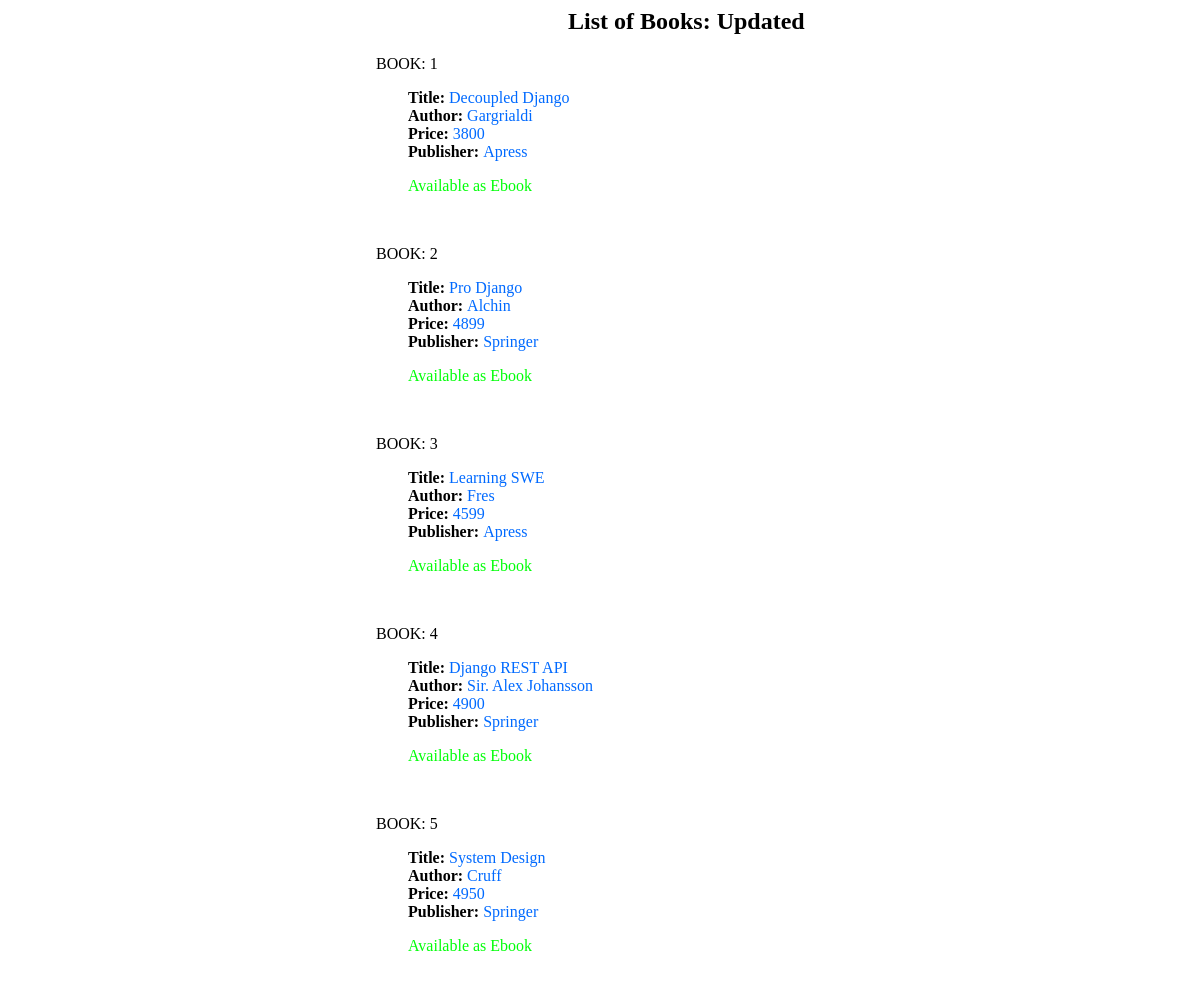
/api/getbooks/, run on an earlier commit of the app's database.
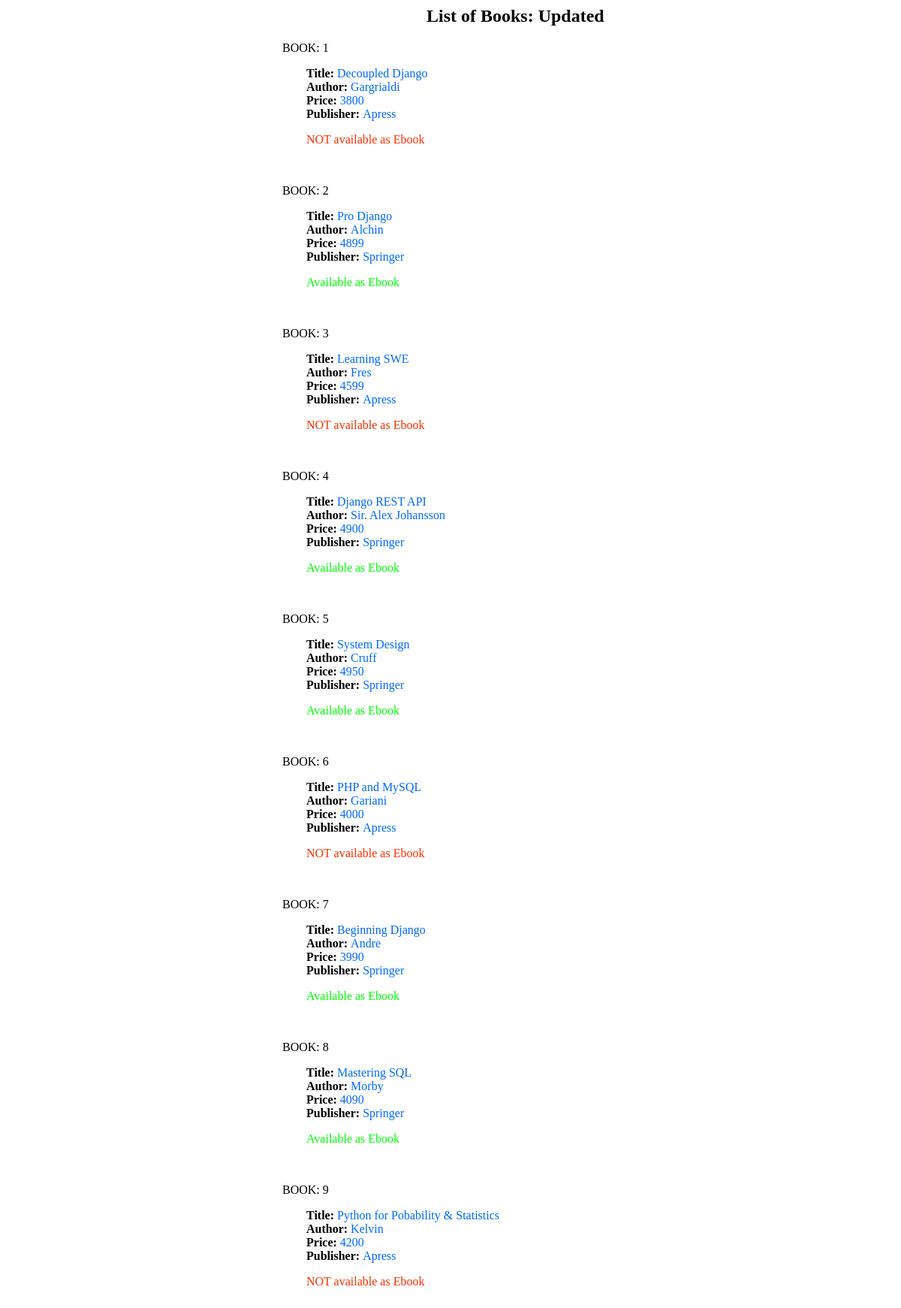
And on a later commit of the database.
### classViewApp/models.py (models this page shows, shortened)
class Book(models.Model):
    id = models.IntegerField(primary_key=True)
    title = models.CharField(max_length=100)
    author = models.CharField(max_length=100)
    price = models.IntegerField()
    publisher = models.CharField(max_length=100)
    ebook = models.BooleanField(default=True)
    coverimg = models.CharField(max_length=100, default="", blank=True) # added cover image field that defaults to a blank row.
    class Meta:
        db_table = 'books'

### classViewApp/views.py (the view)
# urls.py: path('getbooks/', views.displaybook, name='get_books'),
def displaybook(request):
    books = Book.objects.all()
    context = {"books": books}
    return render(request, 'getbooks.html', context)

### templates/getbooks.html (shortened to what this page needs)
<html>
    <body>
        <h2 style="margin-left: 35pc;">List of Books: Updated</h2>
        {%for book in books%}
        <p style="margin-left: 23pc;">BOOK: {{forloop.counter}}</p>
        <div style="margin-left: 25pc;">
            <span style="font-weight: bold;">Title: </span>
            <span style="color: rgb(0, 106, 255);">{{book.title}}</span>
        </div>
        <div style="margin-left: 25pc;">
            <span style="font-weight: bold;">Author: </span>
            <span style="color: rgb(0, 106, 255);">{{book.author}}</span>
        </div>
        <div style="margin-left: 25pc;">
            <span style="font-weight: bold;">Price: </span>
            <span style="color: rgb(0, 106, 255);">{{book.price}}</span>
        </div>
        <div style="margin-left: 25pc;">
            <span style="font-weight: bold;">Publisher: </span>
            <span style="color: rgb(0, 106, 255);">{{book.publisher}}</span>
        </div>
        {%if book.ebook%}
        <p style="margin-left: 25pc;color: rgb(0, 255, 8);">Available as Ebook</p><br>
        {%else%}
        <p style="margin-left: 25pc;color: rgb(255, 47, 0);">NOT available as Ebook</p><br>
        {%endif%}
        {%endfor%}
    </body>
</html>

What changed in the data, as far as the page shows it:
changed Book "Decoupled Django": ebook "Available as Ebook" → "NOT available as Ebook"
changed Book "Learning SWE": ebook "Available as Ebook" → "NOT available as Ebook"
added Book: title "PHP and MySQL", author "Gariani", price "4000", publisher "Apress", ebook "NOT available as Ebook"
added Book: title "Beginning Django", author "Andre", price "3990", publisher "Springer", ebook "Available as Ebook"
added Book: title "Mastering SQL", author "Morby", price "4090", publisher "Springer", ebook "Available as Ebook"
added Book: title "Python for Pobability & Statistics", author "Kelvin", price "4200", publisher "Apress", ebook "NOT available as Ebook"
